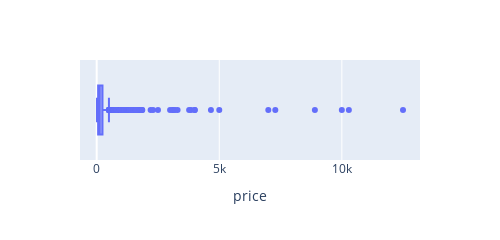

Notebook code for this chart:
### Code cell
listing = listing[listing['price']>0].reset_index()
fig_dist3 = px.box(data_frame=listing, x = 'price', width = 500, height=200)
display(fig_dist3)

### Figure 1 — Plotly figure (JSON) as saved in the notebook; plotly's stock layout.template omitted (floating-point values rounded to 4 significant figures; data arrays with more than 128 entries replaced by an {"elided": "..."} marker saying what was removed)
{"data": [{"alignmentgroup": "True", "hovertemplate": "price=%{x}<extra></extra>", "legendgroup": "", "marker": {"color": "#636efa"}, "name": "", "notched": false, "offsetgroup": "", "orientation": "h", "showlegend": false, "type": "box", "x": {"elided": "4152 int values"}, "x0": " ", "xaxis": "x", "y0": " ", "yaxis": "y"}], "layout": {"boxmode": "group", "height": 200, "legend": {"tracegroupgap": 0}, "margin": {"t": 60}, "width": 500, "xaxis": {"anchor": "y", "domain": [0, 1], "title": {"text": "price"}}, "yaxis": {"anchor": "x", "domain": [0, 1]}}}
